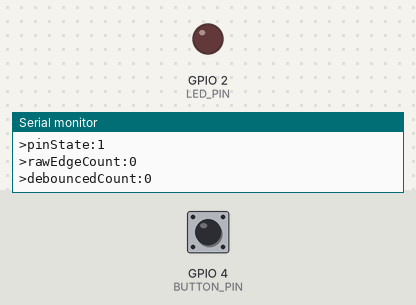
The program below on a simulated ESP32. On the bench: output pins drawn as LEDs (lit = HIGH), the last lines printed to the serial monitor. Inputs (shaded band) come from the test bench; at power-on: GPIO 4 (BUTTON_PIN) HIGH.

Above: at 1.2 s.
1.3 s: GPIO 4 (BUTTON_PIN) pulled LOW for 0.15 s
At 1.38 s:
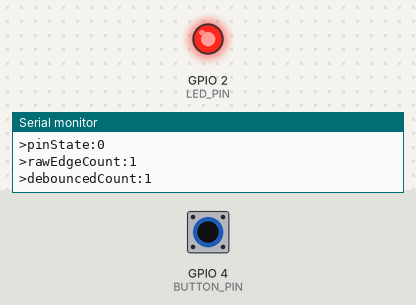
2.9 s: GPIO 4 (BUTTON_PIN) pulled LOW for 3.2 s
At 7.0 s:
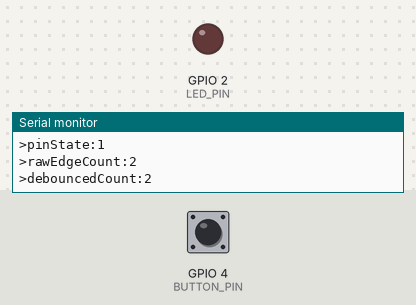
Timing chart, 0 to 8.5 s (numbered marks = the images above; inputs shaded):
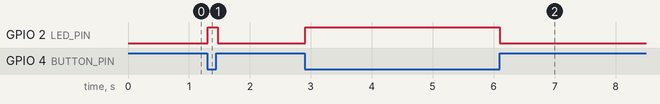

The program:

main.cpp
```cpp
// BAI 2 - Debounce bang millis() trong ISR. Thu DEBOUNCE_MS = 5 / 50 / 500
#include <Arduino.h>

#define BUTTON_PIN 4
#define LED_PIN 2
#ifndef DEBOUNCE_MS
#define DEBOUNCE_MS 50
#endif

volatile uint32_t rawEdgeCount = 0;        // suon xuong tho (chua chong doi)
volatile uint32_t debouncedCount = 0;      // so lan nhan thuc su
volatile uint32_t lastInterruptTime = 0;

void IRAM_ATTR handleInterrupt() {
  rawEdgeCount++;
  uint32_t now = millis();
  if (now - lastInterruptTime >= DEBOUNCE_MS) {
    debouncedCount++;
    lastInterruptTime = now;
  }
}

void setup() {
  Serial.begin(115200);
  pinMode(BUTTON_PIN, INPUT_PULLUP);
  pinMode(LED_PIN, OUTPUT);
  attachInterrupt(digitalPinToInterrupt(BUTTON_PIN), handleInterrupt, FALLING);
  Serial.printf("DEBOUNCE_MS = %d\n", DEBOUNCE_MS);
  Serial.println("Nhan nut, xem Teleplot >pinState >rawEdgeCount >debouncedCount");
}

void loop() {
  int pinState = digitalRead(BUTTON_PIN);
  digitalWrite(LED_PIN, pinState == LOW ? HIGH : LOW);

  noInterrupts();
  uint32_t raw = rawEdgeCount, deb = debouncedCount;
  interrupts();

  // Teleplot: 3 duong rieng de thay nay phim
  Serial.print(">pinState:"); Serial.println(pinState);
  Serial.print(">rawEdgeCount:"); Serial.println(raw);
  Serial.print(">debouncedCount:"); Serial.println(deb);

  delay(20);
}
```

Measured:
- after the input at 1.3 s, GPIO 2 (LED_PIN): LOW → HIGH at once, → LOW 0.16 s later
- after the input at 2.9 s, GPIO 2 (LED_PIN): LOW → HIGH at once, → LOW 3.2 s later
